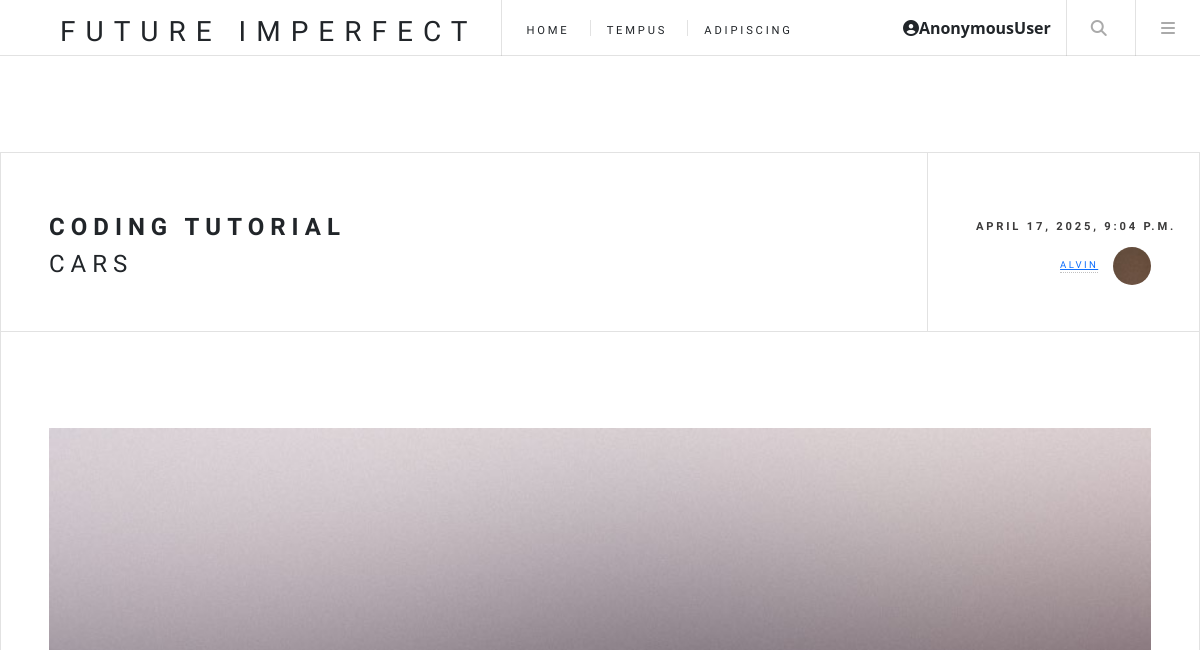
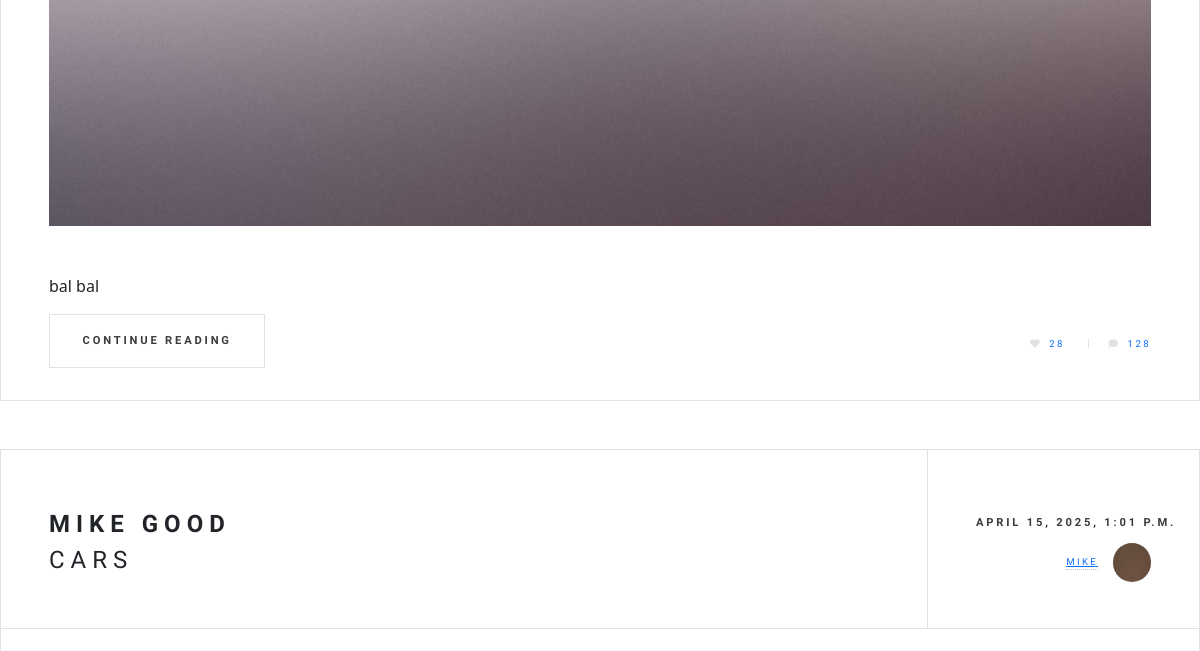
Before: / (upper part) with the older database file (2 pictures, top to bottom).
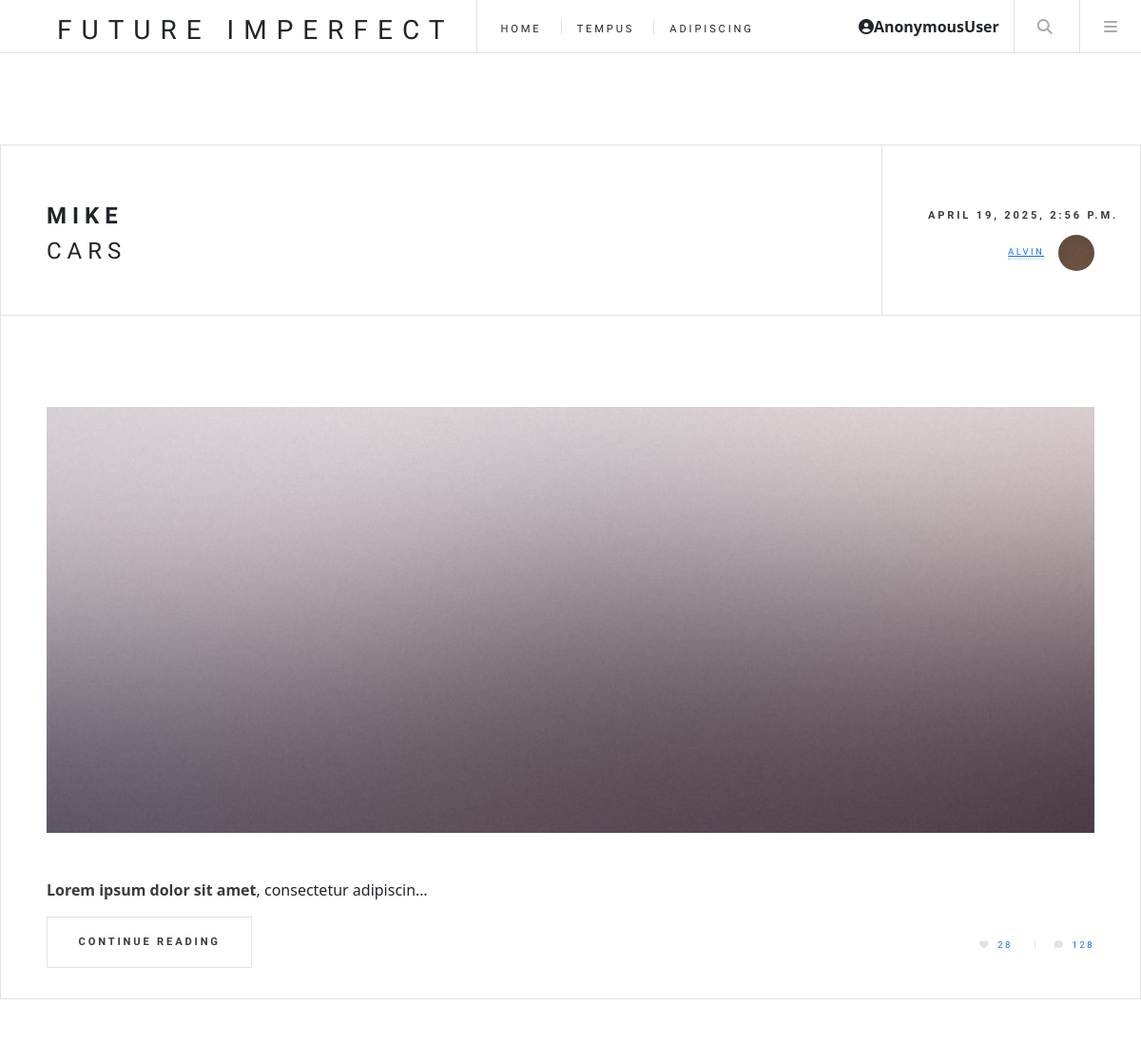
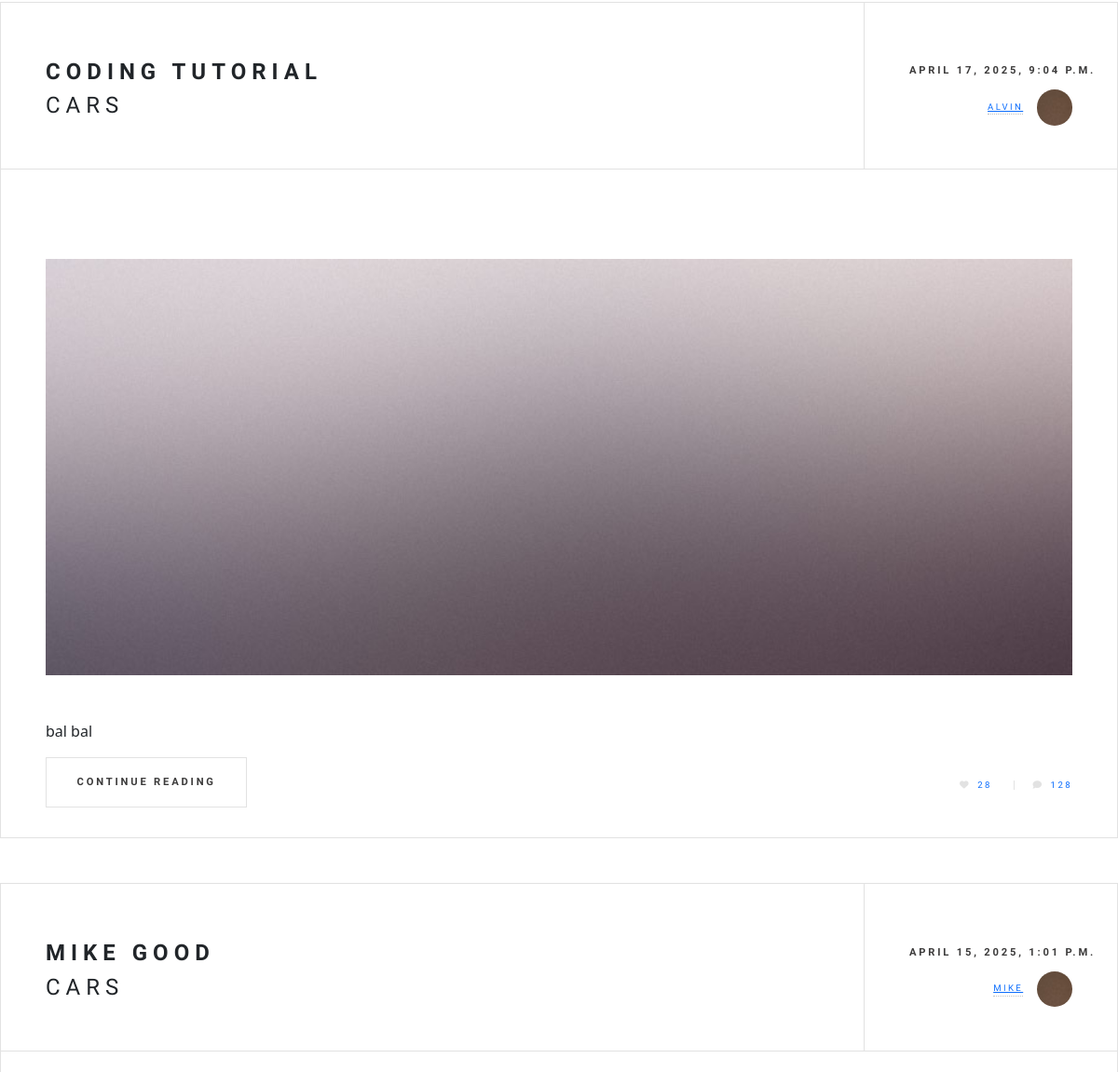
After: the same page with the newer database file (2 pictures, top to bottom).
### blog/models.py (models this page shows, shortened)
class Post(models.Model):
    title = models.CharField(max_length=200,null=True,blank=True)
    author = models.ForeignKey(User,on_delete=models.CASCADE,null=True,blank=True)
    category = models.ForeignKey(Category,on_delete=models.SET_NULL,null=True,blank=True)
    body = RichTextField(null=True,blank=True)
    date = models.DateTimeField(auto_now_add=True)
    likes = models.ManyToManyField(User,related_name='post_likes')

class Category(models.Model):
    name = models.CharField(max_length=200,null=True,blank=True)
    def __str__(self):
        return self.name

### blog/views.py (the view)
# urls.py: 2. Add a URL to urlpatterns:  path('', Home.as_view(), name='home')
class Home(ListView):
    model = Post
    template_name = 'home.html'
    ordering = ['-date']

### templates/home.html (shortened to what this page needs)
{% extends 'index.html' %}
{% load static %}
{% block content %}
	<div id="main">
	{% for post in object_list %}
		<article class="post">
			<header>
				<div class="title">
					<h2>{{ post.title }}</h2>
					<h4>{{ post.category }}</h4>
				</div>
				<div class="meta">
					<time class="published" datetime="2015-11-01">{{ post.date }}</time>
					<a href="#" class="author"><span class="name">{{ post.author }}</span><img src="images/avatar.jpg" alt="" /></a>
				</div>
			</header>
			<a href="single.html" class="image featured">
				<a href="single.html" class="image featured"><img src="images/pic02.jpg" alt="" /></a>
			</a>
			<p>{{ post.body|safe|truncatechars_html:50 }}</p>
			<footer>
				<ul class="actions">
					<li><a href="{% url 'article_page' post.pk %}" class="button large">Continue Reading</a></li>
				</ul>
				<ul class="stats">
					<li><a href="#" class="icon solid fa-heart">28</a></li>
					<li><a href="#" class="icon solid fa-comment">128</a></li>
				</ul>
			</footer>
		</article>
	{% endfor %}
	</div>
{% endblock %}

Changed rows visible on the page:
added Post: title "MIKE", category "CARS", date "APRIL 19, 2025, 2:56 P.M.", author "ALVIN", body "Lorem ipsum dolor sit amet , consectetur adipiscin…"
